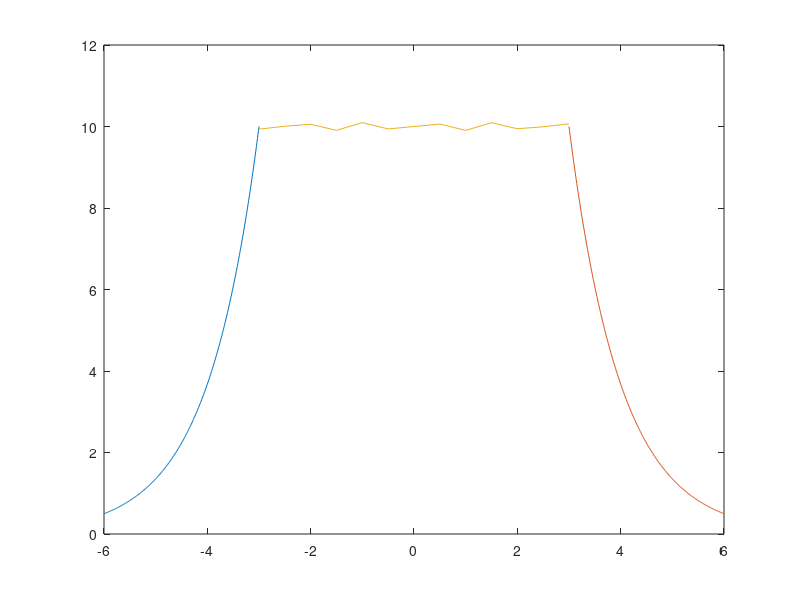

MATLAB code to generate this figure: (Note: this script raises an error after producing the figure.)
clear all;

%Constantes
m = 15 ;
cd = 0.47;
A = 0.8;
dt = 0.001;
step = dt:dt:25;
g = 9.81;


%Functions%
p = @(y) y*-7.8*10^(-5)+1.225;
k = @(y) cd*A*p(y);
angle = @(vx, vy) atan2(vy,vx);
getay = @(y, vx, vy, v) ( -k(y)*v^2*sin(angle(vx,vy)) / m - g );
getax = @(y, vx, vy, v) (-k(y)*v^2*cos(angle(vx,vy))) / m;
getvy = @(pvy, dt, ay) pvy+ay*dt;
getvx = @(pvx, dt, ax) pvx+ax*dt;
getv = @(vx, vy) sqrt(vx^2 + vy^2);
getx = @(px, dt, vx) px+vx*dt;
gety = @(py, dt, vy) py+vy*dt;

%Constantes no tan constantes (input)
% v = zeros(1, length(step))
% ---   OBJ 1 
v(1,1) = 35;
y(1,1) = 10;

% ---   OBJ 2
v(2,1) = rand(1)*20 + 10;
y(2,1) = 10;

% ---   OBJ 3 
v(3,1) = rand(1)*20 + 10;
y(3,1) = 10;


%Variables

% ANGLES
%
% ang = zeros(1, length(step))
% ---   OBJ 1 
ang(1,1) = deg2rad(55);

% ---   OBJ 2 
ang(2,1) = deg2rad( 20 + rand(1)* 50 );

% ---   OBJ 3 
ang(3,1) = deg2rad( 20 + rand(1)* 50 );

%       VELOCIDADES
 
% vx = zeros(1, length(step))
% ---   OBJ 1
vx(1,1) = v(1,1)*cos(ang(1,1));
% vy = zeros(1, length(step))
vy(1,1) = v(1,1)*sin(ang(1,1));
x(1,1) = 0;

% ---   OBJ 2
vx(2,1) = v(2,1)*cos(ang(2,1));
% vy = zeros(1, length(step))
vy(2,1) = v(2,1)*sin(ang(2,1));
x(2,1) = 0;

% ---   OBJ 3
vx(3,1) = v(3,1)*cos(ang(3,1));
% vy = zeros(1, length(step))
vy(3,1) = v(3,1)*sin(ang(3,1));
x(3,1) = 0;

%       ACCELERATION

% ax = zeros(1, length(step))
% ay = zeros(1, length(step))
% ---   OBJ 1
ax(1,1) = getax(y(1,1), vx(1,1), vy(1,1), v(1,1));
ay(1,1) = getay(y(1,1), vx(1,1), vy(1,1), v(1,1));

% ---   OBJ 2
ax(2,1) = getax(y(2,1), vx(2,1), vy(2,1), v(2,1));
ay(2,1) = getay(y(2,1), vx(2,1), vy(2,1), v(2,1));

% ---   OBJ 3
ax(3,1) = getax(y(3,1), vx(3,1), vy(3,1), v(3,1));
ay(3,1) = getay(y(3,1), vx(3,1), vy(3,1), v(3,1));



%Volcan plot



% ax(2) = getax(y(2-1), vx(2-1), vy(2-1), v(2-1))




for i=2:1:length(step)
    % ---   OBJ 1
    ax(1, i) = getax(y(1, i-1), vx(1, i-1), vy(1, i-1), v(1, i-1));
    ay(1, i) = getay(y(1, i-1), vx(1, i-1), vy(1, i-1), v(1, i-1));
    vx(1, i) = getvx(vx(1, i-1), dt, ax(1, i));
    vy(1, i) = getvy(vy(1, i-1), dt, ay(1, i));
    ang(1, i) = angle(vx(1, i), vy(1, i));
    x(1, i) = getx(x(1, i-1), dt, vx(1, i));
    y(1, i) = gety(y(1, i-1), dt, vy(1, i));
    v(1, i) = getv(vx(1, i), vy(1, i));

    % ---   OBJ 2
    ax(2,i) = getax(y(2, i-1), vx(2, i-1), vy(2, i-1), v(2, i-1));
    ay(2, i) = getay(y(2, i-1), vx(2, i-1), vy(2, i-1), v(2, i-1));
    vx(2, i) = getvx(vx(2, i-1), dt, ax(2, i));
    vy(2, i) = getvy(vy(2, i-1), dt, ay(2, i));
    ang(2, i) = angle(vx(2, i), vy(2, i));
    x(2, i) = getx(x(2, i-1), dt, vx(2, i));
    y(2, i) = gety(y(2, i-1), dt, vy(2, i));
    v(2, i) = getv(vx(2, i), vy(2, i));

    % ---   OBJ 3
    ax(3,i) = getax(y(3, i-1), vx(3, i-1), vy(3, i-1), v(3, i-1));
    ay(3, i) = getay(y(3, i-1), vx(3, i-1), vy(3, i-1), v(3, i-1));
    vx(3, i) = getvx(vx(3, i-1), dt, ax(3, i));
    vy(3, i) = getvy(vy(3, i-1), dt, ay(3, i));
    ang(3, i) = angle(vx(3, i), vy(3, i));
    x(3, i) = getx(x(3, i-1), dt, vx(3, i));
    y(3, i) = gety(y(3, i-1), dt, vy(3, i));
    v(3, i) = getv(vx(3, i), vy(3, i));

    if y(1,i) < 0 || y(2,i) < 0 || y(3,i) < 0 
        break
    end
    
%     t=-3:0.01:0;
%     plot(t-3, exp(t)*y(1))
%     hold
%     plot(-t+3,exp(t)*y(1))
%     plot(-3:0.5:3,(0.1*sin(5*(-3:0.5:3))+y(1)))
%     plot(x(i), y(i), 'O') 
%     axis([-5 100 0 40])
%     drawnow limitrate
%     hold off

end

% plot(x, y);

% 100 puntos dentro de length(step)
% 

frameCount = round(length(x(1,:))/500):length(x(1,:));

for i=1:round(length(x(1,:))/500):length(x(1,:))
    
    t=-3:0.01:0;
    plot(t-3, exp(t)*y(1,1));
    hold;
    plot(-t+3,exp(t)*y(1,1));
    plot(-3:0.5:3,(0.1*sin(5*(-3:0.5:3))+y(1,1)));

    plot(x(1,i), y(1,i), 'Ored') ;
    plot(x(2,i), y(2,i), 'Ogreen') ;
    plot(x(3,i), y(3,i), 'Oblue') ;

    axis([-5 100 0 40]);
    drawnow;
    hold off;

    frames(i) = getframe(gcf);

end


% VELOCIDADES rocas pequenas de objetos

length_v = length(v(1,:));
% ---   OBJ 1
o1v(1,1) = rand(1)*15 + 5;
o1y(1,1) = y(1,length_v);
o1x(1,1) = x(1,length_v);
o1angle(1,1) = deg2rad( rand(1)*140 + 20 ) ;
o1vx(1,1) = o1v(1,1)*cos(o1angle(1,1));
o1vy(1,1) = o1v(1,1)*sin(o1angle(1,1));
o1ax(1,1) = getax(o1y(1,1), o1vx(1,1), o1vy(1,1), o1v(1,1));
o1ay(1,1) = getay(o1y(1,1), o1vx(1,1), o1vy(1,1), o1v(1,1));

o1v(2,1) = rand(1)*15 + 5;
o1y(2,1) = y(1,length_v);
o1x(2,1) = x(1,length_v);
o1angle(2,1) = deg2rad( rand(1)*140 + 20 ) ;
o1vx(2,1) = o1v(2,1)*cos(o1angle(2,1));
o1vy(2,1) = o1v(2,1)*sin(o1angle(2,1));
o1ax(2,1) = getax(o1y(2,1), o1vx(2,1), o1vy(2,1), o1v(2,1));
o1ay(2,1) = getay(o1y(2,1), o1vx(2,1), o1vy(2,1), o1v(2,1));


o1v(3,1) = rand(1)*15 + 5;
o1y(3,1) = y(1,length_v);
o1x(3,1) = x(1,length_v);
o1angle(3,1) = deg2rad( rand(1)*140 + 20 ) ;
o1vx(3,1) = o1v(3,1)*cos(o1angle(3,1));
o1vy(3,1) = o1v(3,1)*sin(o1angle(3,1));
o1ax(3,1) = getax(o1y(3,1), o1vx(3,1), o1vy(3,1), o1v(3,1));
o1ay(3,1) = getay(o1y(3,1), o1vx(3,1), o1vy(3,1), o1v(3,1));


% ---   OBJ 2
o2v(1,1) = rand(1)*15 + 5;
o2y(1,1) = y(2,length_v);
o2x(1,1) = x(2,length_v);
o2angle(1,1) = deg2rad( rand(1)*140 + 20 ) ;
o2vx(1,1) = o2v(1,1)*cos(o2angle(1,1));
o2vy(1,1) = o2v(1,1)*sin(o2angle(1,1));
o2ax(1,1) = getax(o2y(1,1), o2vx(1,1), o2vy(1,1), o2v(1,1));
o2ay(1,1) = getay(o2y(1,1), o2vx(1,1), o2vy(1,1), o2v(1,1));

o2v(2,1) = rand(1)*15 + 5;
o2y(2,1) = y(2,length_v);
o2x(2,1) = x(2,length_v);
o2angle(2,1) = deg2rad( rand(1)*140 + 20 ) ;
o2vx(2,1) = o2v(2,1)*cos(o2angle(2,1));
o2vy(2,1) = o2v(2,1)*sin(o2angle(2,1));
o2ax(2,1) = getax(o2y(2,1), o2vx(2,1), o2vy(2,1), o2v(2,1));
o2ay(2,1) = getay(o2y(2,1), o2vx(2,1), o2vy(2,1), o2v(2,1));

o2v(3,1) = rand(1)*15 + 5;
o2y(3,1) = y(2,length_v);
o2x(3,1) = x(2,length_v);
o2angle(3,1) = deg2rad( rand(1)*140 + 20 ) ;
o2vx(3,1) = o2v(3,1)*cos(o2angle(3,1));
o2vy(3,1) = o2v(3,1)*sin(o2angle(3,1));
o2ax(3,1) = getax(o2y(3,1), o2vx(3,1), o2vy(3,1), o2v(3,1));
o2ay(3,1) = getay(o2y(3,1), o2vx(3,1), o2vy(3,1), o2v(3,1));

% ---   OBJ 3 
o3v(1,1) = rand(1)*15 + 5;
o3y(1,1) = y(3,length_v);
o3x(1,1) = x(3,length_v);
o3angle(1,1) = deg2rad( rand(1)*140 + 20 ) ;
o3vx(1,1) = o3v(1,1)*cos(o3angle(1,1));
o3vy(1,1) = o3v(1,1)*sin(o3angle(1,1));
o3ax(1,1) = getax(o3y(1,1), o3vx(1,1), o3vy(1,1), o3v(1,1));
o3ay(1,1) = getay(o3y(1,1), o3vx(1,1), o3vy(1,1), o3v(1,1));

o3v(2,1) = rand(1)*15 + 5;
o3y(2,1) = y(3,length_v);
o3x(2,1) = x(3,length_v);
o3angle(2,1) = deg2rad( rand(1)*140 + 20 ) ;
o3vx(2,1) = o3v(2,1)*cos(o3angle(2,1));
o3vy(2,1) = o3v(2,1)*sin(o3angle(2,1));
o3ax(2,1) = getax(o3y(2,1), o3vx(2,1), o3vy(2,1), o3v(2,1));
o3ay(2,1) = getay(o3y(2,1), o3vx(2,1), o3vy(2,1), o3v(2,1));

o3v(3,1) = rand(1)*15 + 5;
o3y(3,1) = y(3,length_v);
o3x(3,1) = x(3,length_v);
o3angle(3,1) = deg2rad( rand(1)*140 + 20 ) ;
o3vx(3,1) = o3v(3,1)*cos(o3angle(3,1));
o3vy(3,1) = o3v(3,1)*sin(o3angle(3,1));
o3ax(3,1) = getax(o3y(3,1), o3vx(3,1), o3vy(3,1), o3v(3,1));
o3ay(3,1) = getay(o3y(3,1), o3vx(3,1), o3vy(3,1), o3v(3,1));


% calculate values o1..., o2..., o3...

for i=2:1:length(step)
    % ---   OBJ 1
    for index=1:1:3
        o1ax(index, i) = getax(o1y(index, i-1), o1vx(index, i-1), o1vy(index, i-1), o1v(index, i-1));
        o1ay(index, i) = getay(o1y(index, i-1), o1vx(index, i-1), o1vy(index, i-1), o1v(index, i-1));
        o1vx(index, i) = getvx(o1vx(index, i-1), dt, o1ax(index, i));
        o1vy(index, i) = getvy(o1vy(index, i-1), dt, o1ay(index, i));
        o1angle(index, i) = angle(o1vx(index, i), o1vy(index, i));
        o1x(index, i) = getx(o1x(index, i-1), dt, o1vx(index, i));
        o1y(index, i) = gety(o1y(index, i-1), dt, o1vy(index, i));
        o1v(index, i) = getv(o1vx(index, i), o1vy(index, i));
    end

    % ---   OBJ 2
    for index=1:1:3
        o2ax(index, i) = getax(o2y(index, i-1), o2vx(index, i-1), o2vy(index, i-1), o2v(index, i-1));
        o2ay(index, i) = getay(o2y(index, i-1), o2vx(index, i-1), o2vy(index, i-1), o2v(index, i-1));
        o2vx(index, i) = getvx(o2vx(index, i-1), dt, o2ax(index, i));
        o2vy(index, i) = getvy(o2vy(index, i-1), dt, o2ay(index, i));
        o2angle(index, i) = angle(o2vx(index, i), o2vy(index, i));
        o2x(index, i) = getx(o2x(index, i-1), dt, o2vx(index, i));
        o2y(index, i) = gety(o2y(index, i-1), dt, o2vy(index, i));
        o2v(index, i) = getv(o2vx(index, i), o2vy(index, i));
    end

    
    % ---   OBJ 3
    for index=1:1:3
        o3ax(index, i) = getax(o3y(index, i-1), o3vx(index, i-1), o3vy(index, i-1), o3v(index, i-1));
        o3ay(index, i) = getay(o3y(index, i-1), o3vx(index, i-1), o3vy(index, i-1), o3v(index, i-1));
        o3vx(index, i) = getvx(o3vx(index, i-1), dt, o3ax(index, i));
        o3vy(index, i) = getvy(o3vy(index, i-1), dt, o3ay(index, i));
        o3angle(index, i) = angle(o3vx(index, i), o3vy(index, i));
        o3x(index, i) = getx(o3x(index, i-1), dt, o3vx(index, i));
        o3y(index, i) = gety(o3y(index, i-1), dt, o3vy(index, i));
        o3v(index, i) = getv(o3vx(index, i), o3vy(index, i));
    end


    if o1y(1,i) < -1 || o1y(2,i) < -1 || o1y(3,i) < -1 || o2y(1,i) < -1 || o2y(2,i) < -1 || o2y(3,i) < -1 || o3y(1,i) < -1 || o3y(2,i) < -1 || o3y(3,i) < -1 
%         disp("BREAKINGGG... ! ")
%         disp(o1y(1,i))
%         disp(o1y(2,i))
%         disp(o1y(3,i))
% 
%         disp(o2y(1,i))
%         disp(o2y(2,i))
%         disp(o2y(3,i))
% 
%         disp(o3y(1,i))
%         disp(o3y(2,i))
%         disp(o3y(3,i))

        break
    end

end

for i=1:round(length(o1x(1,:))/500):length(o1x(1,:))
    
    t=-3:0.01:0;
    plot(t-3, exp(t)*y(1,1));
    hold;
    plot(-t+3,exp(t)*y(1,1));
    plot(-3:0.5:3,(0.1*sin(5*(-3:0.5:3))+y(1,1)));

    plot(o1x(1,i), o1y(1,i), '.red') ;
    plot(o1x(2,i), o1y(2,i), '.red') ;
    plot(o1x(3,i), o1y(3,i), '.red') ;

    plot(o2x(1,i), o2y(1,i), '.green') ;
    plot(o2x(2,i), o2y(2,i), '.green') ;
    plot(o2x(3,i), o2y(3,i), '.green') ;

    plot(o3x(1,i), o3y(1,i), '.blue') ;
    plot(o3x(2,i), o3y(2,i), '.blue') ;
    plot(o3x(3,i), o3y(3,i), '.blue') ;

    axis([-5 100 0 40]);
    drawnow;
    hold off;

    frames(i+frameCount) = getframe(gcf);

end

video = VideoWriter("reto_volcan_cumbias.avi");
video.FrameRate = 24;
open(video);
writeVideo(video, frames);
close(video);
